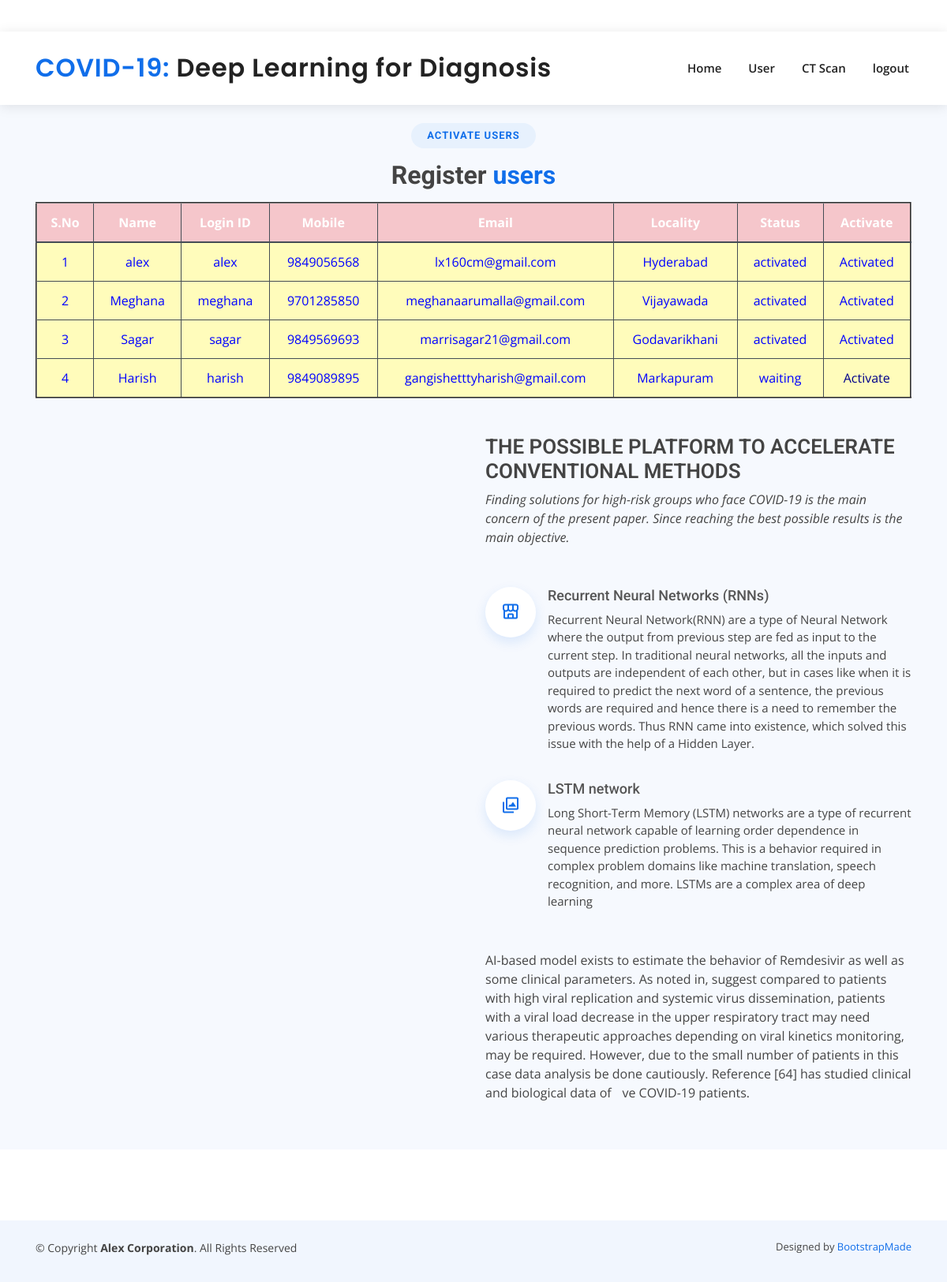
Page /ViewRegisteredUsers/ on the committed database.
### users/models.py (models this page shows, shortened)
class UserRegistrationModel(models.Model):
    name = models.CharField(max_length=100)
    loginid = models.CharField(unique=True, max_length=100)
    password = models.CharField(max_length=100)
    mobile = models.CharField(unique=True, max_length=100)
    email = models.CharField(unique=True, max_length=100)
    locality = models.CharField(max_length=100)
    address = models.CharField(max_length=1000)
    city = models.CharField(max_length=100)
    state = models.CharField(max_length=100)
    status = models.CharField(max_length=100)
    class Meta:
        db_table = 'UserRegistrations'

### admins/views.py (the view)
# urls.py: path("ViewRegisteredUsers/", admins.ViewRegisteredUsers, name="ViewRegisteredUsers"),
def ViewRegisteredUsers(request):
    data = UserRegistrationModel.objects.all()
    return render(request, 'admins/RegisteredUsers.html', {'data': data})

### assets/templates/admins/RegisteredUsers.html
{%extends 'admins/adminbase.html'%}
{%block contents%}
 <div class="section-title">
          <h2>Activate users</h2>
          <h3>Register  <span> users</span></h3>
          <p>
              <table border="2px" class="table table-hover table-dark">
                    <thead>
                    <tr class="table-danger">
                        <th scope="col">S.No</th>
                        <th scope="col">Name</th>
                        <th scope="col">Login ID</th>
                        <th scope="col">Mobile</th>
                        <th scope="col">Email</th>
                        <th scope="col">Locality</th>
                        <th scope="col">Status</th>
                        <th scope="col">Activate</th>
                    </tr>
                    </thead>
                    <tbody>
                    {% for i in data %}
                    <tr scope="row" style="color: BLUE; background-color:#FFFCBB">
                        <td>{{forloop.counter}}</td>
                        <td>{{i.name}}</td>
                        <td>{{i.loginid}}</td>
                        <td>{{i.mobile}}</td>
                        <td>{{i.email}}</td>
                        <td>{{i.locality}}</td>
                        <td>{{i.status}}</td>
                        {% if i.status == 'waiting' %}
                        <td><a class="btn-link" href="/AdminActivaUsers/?uid={{ i.id }}"
                               style="color:DARKBLUE">Activate</a></td>
                        {% else %}
                        <td> Activated</td>
                        {% endif %}
                    </tr>
                    {% endfor %}
                    </tbody>
                </table>
          </p>
        </div>
{%endblock%}

### assets/templates/admins/adminbase.html (shortened to what this page needs)
<!DOCTYPE html>
{%load static%}
<html lang="en">
<head>
  <link href="{%static 'assets/vendor/bootstrap/css/bootstrap.min.css'%}" rel="stylesheet">
  <link href="{%static 'assets/vendor/icofont/icofont.min.css'%}" rel="stylesheet">
  <link href="{%static 'assets/vendor/boxicons/css/boxicons.min.css'%}" rel="stylesheet">
  <link href="{%static 'assets/vendor/owl.carousel/assets/owl.carousel.min.css'%}" rel="stylesheet">
  <link href="{%static 'assets/vendor/venobox/venobox.css'%}" rel="stylesheet">
  <link href="{%static 'assets/vendor/aos/aos.css'%}" rel="stylesheet">
  <link href="{%static 'assets/css/style.css'%}" rel="stylesheet">
</head>
<body>
 <header id="header" class="fixed-top">
    <div class="container d-flex align-items-center">
        <h1 class="logo mr-auto"><a href="{%url 'AdminHome'%}"><span>COVID-19:</span> Deep Learning for Diagnosis</a></h1>
      <nav class="nav-menu d-none d-lg-block">
        <ul>
          <li><a href="{%url 'AdminHome'%}">Home</a></li>
          <li><a href="{%url 'ViewRegisteredUsers'%}">User</a></li>
          <li><a href="{%url 'TestCTScanImageForm'%}">CT Scan</a></li>
          <li><a href="{%url 'logout'%}">logout</a></li>
        </ul>
      </nav>
    </div>
  </header>
  <main id="main">
<br/><br/><br/><br/>
    <section id="about" class="about section-bg">
      <div class="container" data-aos="fade-up">
       {%block contents%}
       {%endblock%}
        <div class="row">
          <div class="col-lg-6" data-aos="zoom-out" data-aos-delay="100">
          </div>
          <div class="col-lg-6 pt-4 pt-lg-0 content d-flex flex-column justify-content-center" data-aos="fade-up" data-aos-delay="100">
            <h3>THE POSSIBLE PLATFORM TO ACCELERATE CONVENTIONAL METHODS</h3>
            <p class="font-italic">
              Finding solutions for high-risk groups who face COVID-19 is the main concern of the present paper. Since reaching the best possible results is the main objective.
            </p>
            <ul>
              <li>
                <i class="bx bx-store-alt"></i>
                <div>
                  <h5>Recurrent Neural Networks (RNNs)</h5>
                  <p>Recurrent Neural Network(RNN) are a type of Neural Network where the output from previous step are fed as input to the current step. In traditional neural networks, all the inputs and outputs are independent of each other, but in cases like when it is required to predict the next word of a sentence, the previous words are required and hence there is a need to remember the previous words. Thus RNN came into existence, which solved this issue with the help of a Hidden Layer.</p>
                </div>
              </li>
              <li>
                <i class="bx bx-images"></i>
                <div>
                  <h5>LSTM network</h5>
                  <p>Long Short-Term Memory (LSTM) networks are a type of recurrent neural network capable of learning order dependence in sequence prediction problems. This is a behavior required in complex problem domains like machine translation, speech recognition, and more. LSTMs are a complex area of deep learning</p>
                </div>
              </li>
            </ul>
            <p>
              AI-based model exists to estimate the behavior
of Remdesivir as well as some clinical parameters. As noted
in, suggest compared to patients with high viral replication
and systemic virus dissemination, patients with a viral
load decrease in the upper respiratory tract may need various
therapeutic approaches depending on viral kinetics monitoring,
may be required. However, due to the small number
of patients in this case data analysis be done cautiously.
Reference [64] has studied clinical and biological data of
ve COVID-19 patients.
            </p>
          </div>
        </div>
      </div>
    </section>
     </main>
  <footer id="footer">
    <div class="footer-top">
    </div>
    <div class="container py-4">
      <div class="copyright">
        &copy; Copyright <strong><span>Alex Corporation</span></strong>. All Rights Reserved
      </div>
      <div class="credits">
        Designed by <a href="https://bootstrapmade.com/">BootstrapMade</a>
      </div>
    </div>
  </footer>
</body>
</html>

### assets/static/assets/css/style.css (style rules this page uses)
body { font-family: "Open Sans", sans-serif; color: #444444; }
a { color: #106eea; }
h1, h2, h3, h4, h5, h6 { font-family: "Roboto", sans-serif; }
#header { background: #fff; transition: all 0.5s; z-index: 997; padding: 25px 0; top: 40px; box-shadow: 0px 2px 15px rgba(0, 0, 0, 0.1); }
#header .logo { font-size: 32px; margin: 0; padding: 0; line-height: 1; font-weight: 600; letter-spacing: 0.8px; font-family: "Poppins", sans-serif; }
#header .logo a { color: #222222; }
#header .logo a span { color: #106eea; }
.nav-menu ul { margin: 0; padding: 0; list-style: none; }
.nav-menu > ul { display: flex; }
.nav-menu > ul > li { position: relative; white-space: nowrap; padding: 10px 0 10px 28px; }
.nav-menu a { display: block; position: relative; color: #222222; transition: 0.3s; font-size: 15px; font-weight: 600; padding: 0 3px; font-family: "Open Sans", sans-serif; }
.nav-menu > ul > li > a:before { content: ""; position: absolute; width: 100%; height: 2px; bottom: -5px; left: 0; background-color: #106eea; visibility: hidden; width: 0px; transition: all 0.3s ease-in-out 0s; }
.mobile-nav { position: fixed; top: 55px; right: 15px; bottom: 15px; left: 15px; z-index: 9999; overflow-y: auto; background: #fff; transition: ease-in-out 0.2s; opacity: 0; visibility: hidden; border-radius: 10px; padding: 10px 0; }
.mobile-nav * { margin: 0; padding: 0; list-style: none; }
.mobile-nav a { display: block; position: relative; color: #222222; padding: 10px 20px; font-weight: 500; outline: none; }
section { padding: 60px 0; overflow: hidden; }
.section-bg { background-color: #f6f9fe; }
.section-title { text-align: center; padding-bottom: 30px; }
.section-title h2 { font-size: 13px; letter-spacing: 1px; font-weight: 700; padding: 8px 20px; margin: 0; background: #e7f1fd; color: #106eea; display: inline-block; text-transform: uppercase; border-radius: 50px; }
.section-title h3 { margin: 15px 0 0 0; font-size: 32px; font-weight: 700; }
.section-title h3 span { color: #106eea; }
.section-title p { margin: 15px auto 0 auto; font-weight: 600; }
@media (min-width: 1024px) { .section-title p { width: 50%; } }
.about .content h3 { font-weight: 600; font-size: 26px; }
.about .content ul { list-style: none; padding: 0; }
.about .content ul li { display: flex; align-items: flex-start; margin-bottom: 35px; }
.about .content ul li:first-child { margin-top: 35px; }
.about .content ul i { background: #fff; box-shadow: 0px 6px 15px rgba(16, 110, 234, 0.12); font-size: 24px; padding: 20px; margin-right: 15px; color: #106eea; border-radius: 50px; }
.about .content ul h5 { font-size: 18px; color: #555555; }
.about .content ul p { font-size: 15px; }
.about .content p:last-child { margin-bottom: 0; }
#footer { background: #fff; padding: 0 0 30px 0; color: #444444; font-size: 14px; background: #f1f6fe; }
#footer .footer-top { padding: 60px 0 30px 0; background: #fff; }
#footer .copyright { text-align: center; float: left; }
#footer .credits { float: right; text-align: center; font-size: 13px; color: #444444; }

### rows in the picture
UserRegistrationModel: name "alex", loginid "alex", mobile "9849056568", email "lx160cm@gmail.com", locality "Hyderabad", status "activated", shows "Activated"
UserRegistrationModel: name "Meghana", loginid "meghana", mobile "9701285850", email "meghanaarumalla@gmail.com", locality "Vijayawada", status "activated", shows "Activated"
UserRegistrationModel: name "Sagar", loginid "sagar", mobile "9849569693", email "marrisagar21@gmail.com", locality "Godavarikhani", status "activated", shows "Activated"
UserRegistrationModel: name "Harish", loginid "harish", mobile "9849089895", email "gangishetttyharish@gmail.com", locality "Markapuram", status "waiting"
